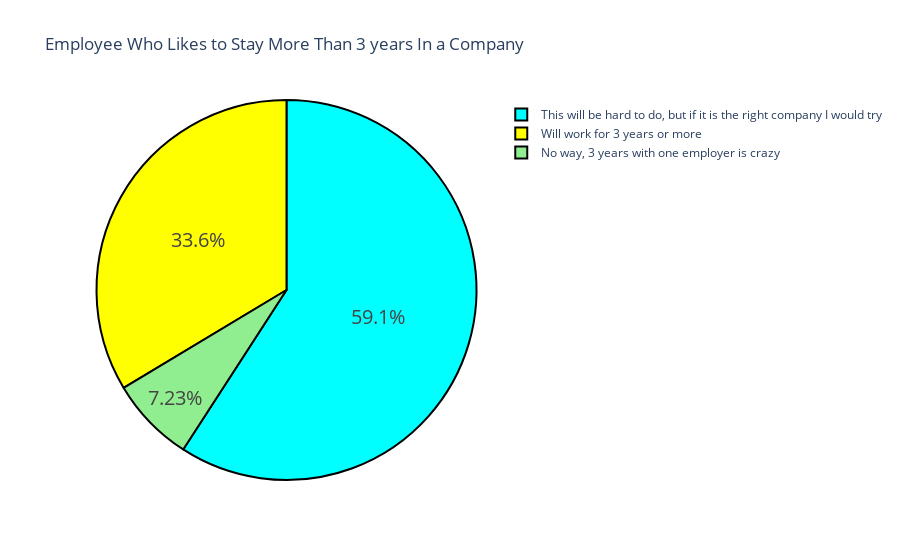

The code cell stored with this chart in its notebook:
### Code cell
colname="How likely is that you will work for one employer for 3 years or more ?"
three=df[colname].value_counts()
#three
label=three.index
value=three.values
colors=["cyan","yellow","lightgreen"]

fig2=go.Figure(data=[go.Pie(labels=label,values=value)])
fig2.update_layout(title_text="Employee Who Likes to Stay More Than 3 years In a Company")
fig2.update_traces(hoverinfo=("value+label"),textinfo="percent",textfont_size=20,marker=dict(colors=colors,
                                                                                            line=dict(color="black",width=2)))
fig2

### Figure 1 — Plotly figure (JSON) as saved in the notebook; plotly's stock layout.template omitted (floating-point values rounded to 4 significant figures)
{"data": [{"hoverinfo": "value+label", "labels": ["This will be hard to do, but if it is the right company I would try", "Will work for 3 years or more", "No way, 3 years with one employer is crazy"], "marker": {"colors": ["cyan", "yellow", "lightgreen"], "line": {"color": "black", "width": 2}}, "textfont": {"size": 20}, "textinfo": "percent", "type": "pie", "values": [139, 79, 17]}], "layout": {"autosize": true, "title": {"text": "Employee Who Likes to Stay More Than 3 years In a Company"}}}
